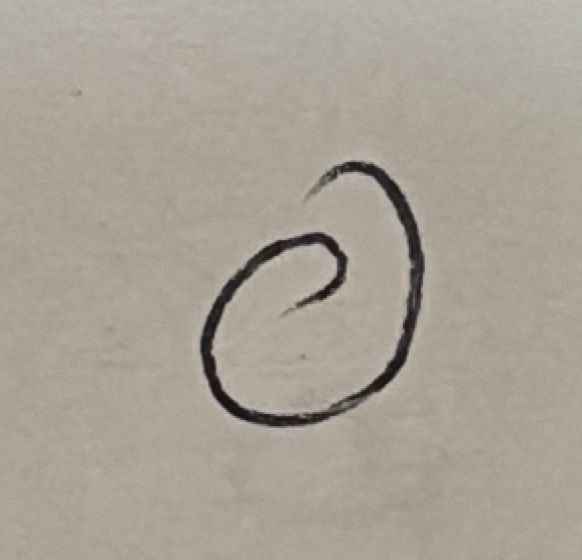
#> input picture sample_data_set/hw/0/0_kushal.jpg, 582 x 560 px, found by its file name; its folder holds only this picture in this run
$ jupyter execute --allow-errors Support_Vector_Machine_Model.ipynb
#> lines starting #> are read from the running program, lines starting #| are printed output that depends on the picture; after the words box and inside, x2 and y2 are one past the last pixel; in counts of white or black regions, pixels touching at a corner belong together
os and glob → to read image files

cv2 or PIL → for image processing

numpy → for numerical arrays

sklearn → for SVM, train/test split, and accuracy

[cell 1]
import os
from PIL import Image,ImageOps
import numpy as np
from sklearn.model_selection import train_test_split
from sklearn.svm import SVC
from sklearn.metrics import accuracy_score, classification_report
from sklearn.model_selection import GridSearchCV

[cell 2]
DATASET_PATH = 'D:\\Projects\\AI\\SandBox\\sample_data_set\\hw'
IMG_SIZE = 64

[cell 3]
X, y = [], []
X_test, Y_test = [], []

[cell 4]
def preprocess_image(img_path, img_size):
    """
    Preprocess a single image:
    - Convert to grayscale
    - Invert if needed (white background → black text)
    - Resize
    - Threshold (remove noise)
    - Normalize pixel values
    """
#> called with img_size = 64
    img = Image.open(img_path).convert("L")  # grayscale
    img = ImageOps.invert(img)               # invert to make handwriting white if needed
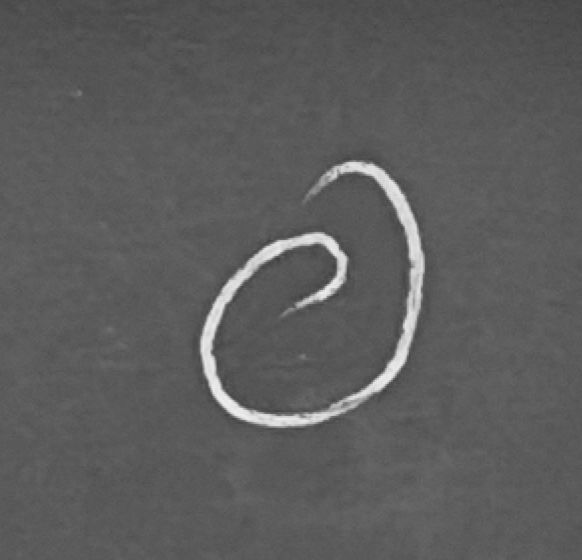
#> img: PIL image 582x560 L; min 58, max 242, mean 92.4
    img = img.resize((img_size, img_size))   # resize to fixed shape
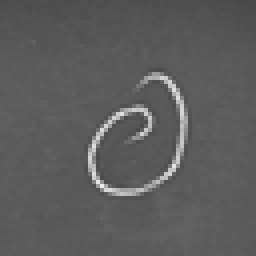
#> img: PIL image 64x64 L (shown 4 times larger); min 73, max 236, mean 92.4

    # Convert to numpy array
    img_array = np.array(img)

    # Simple threshold to clean background
    img_array = np.where(img_array > 128, 255, 0)
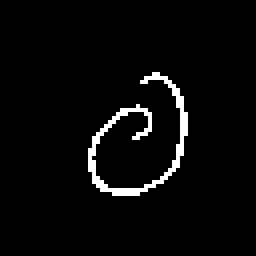
#> img_array: shape (64, 64) int64 (shown 4 times larger); 3.4% white in thin lines or dots, all inside (x1, y1, x2, y2) = (22, 18, 47, 49)

    # Normalize pixel values to 0–1
    img_array = img_array / 255.0

    # Flatten into 1D vector
    img_flat = img_array.flatten()
#> img_flat = 4096 values, max 1 at index 1190, min 0 at index 0, mean 0.0339

    return img_flat


# -----------------------------
# Load dataset and preprocess
# -----------------------------
for label in os.listdir(DATASET_PATH):
    folder_path = os.path.join(DATASET_PATH, label)
    if not os.path.isdir(folder_path):
        continue

    for file in os.listdir(folder_path):
        img_path = os.path.join(folder_path, file)
        try:
            img_processed = preprocess_image(img_path, IMG_SIZE)
#> img_processed has the same summary as img_flat in preprocess_image

            # Separate training and test data
            if label == '3':   # example: using label '3' as test data
                X_test.append(img_processed)
                Y_test.append(label)
            else:
                X.append(img_processed)
                y.append(label)

        except Exception as e:
            print(f"Skipping {img_path}: {e}")
            continue
#> pass 2 of the loop `for label in os.listdir(DATASET_PATH):`:
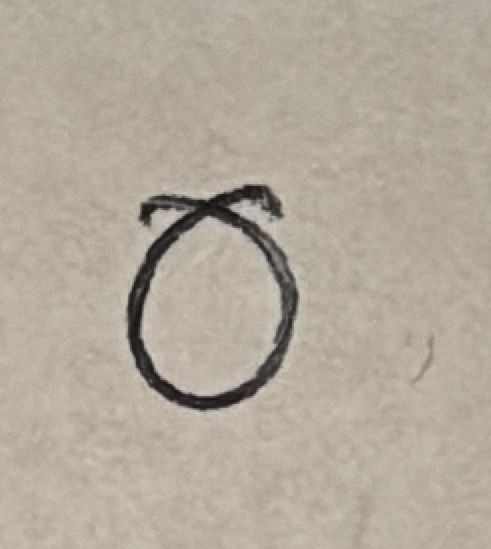
#> input picture sample_data_set/hw/1/0_rajesh.jpg, 491 x 549 px, found by its file name
#> in preprocess_image (call 2), `img = img.resize((img_size, img_size))`:
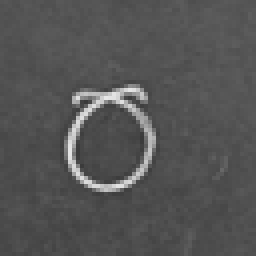
#> img: PIL image 64x64 L (shown 4 times larger); min 57, max 230, mean 84.5
#> in preprocess_image (call 2), `img_array = np.where(img_array > 128, 255, 0)`:
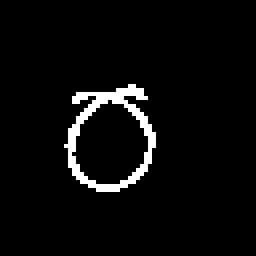
#> img_array: shape (64, 64) int64 (shown 4 times larger); 4.1% white in thin lines or dots, all inside (x1, y1, x2, y2) = (16, 21, 39, 48)
#> img_flat = 4096 values, max 1 at index 1376, min 0 at index 0, mean 0.0408
#> img_processed has the same summary as img_flat in preprocess_image

[cell 5]
X = np.array(X)
Y = np.array(y)

[cell 6]
print(X.shape)
#| (2, 4096)
#| Fitting 5 folds for each of 48 candidates, totalling 240 fits

[cell 7]
print(Y)

[cell 8]
X_train = X
Y_train = Y

[cell 9]
param_grid = {
    'C': [0.1, 1, 10, 100],
    'gamma': [1, 0.1, 0.01, 0.001],
    'kernel': ['linear', 'rbf', 'poly']
}

grid = GridSearchCV(SVC(), param_grid, refit=True, verbose=2)
#> (the rest of this cell did not finish here and is left out)
